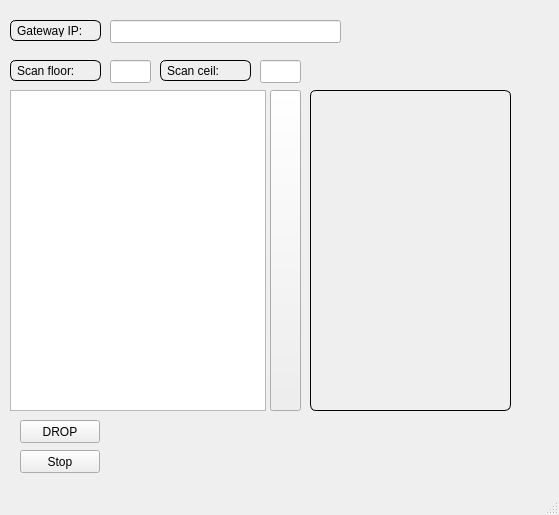
<?xml version="1.0" encoding="UTF-8"?>
<ui version="4.0">
 <class>MainWindow</class>
 <widget class="QMainWindow" name="MainWindow">
  <property name="geometry">
   <rect>
    <x>0</x>
    <y>0</y>
    <width>559</width>
    <height>515</height>
   </rect>
  </property>
  <property name="windowTitle">
   <string>MainWindow</string>
  </property>
  <property name="styleSheet">
   <string notr="true">QLabel {
	border: 1px solid black;
	border-radius: 6px;
	padding: 3px;
}</string>
  </property>
  <widget class="QWidget" name="centralwidget">
   <widget class="QLineEdit" name="gateway_edit">
    <property name="geometry">
     <rect>
      <x>110</x>
      <y>20</y>
      <width>231</width>
      <height>23</height>
     </rect>
    </property>
   </widget>
   <widget class="QLabel" name="label">
    <property name="geometry">
     <rect>
      <x>10</x>
      <y>20</y>
      <width>91</width>
      <height>21</height>
     </rect>
    </property>
    <property name="text">
     <string>Gateway IP:</string>
    </property>
   </widget>
   <widget class="QLineEdit" name="floor_edit">
    <property name="geometry">
     <rect>
      <x>110</x>
      <y>60</y>
      <width>41</width>
      <height>23</height>
     </rect>
    </property>
   </widget>
   <widget class="QLabel" name="label_2">
    <property name="geometry">
     <rect>
      <x>10</x>
      <y>60</y>
      <width>91</width>
      <height>21</height>
     </rect>
    </property>
    <property name="text">
     <string>Scan floor:</string>
    </property>
   </widget>
   <widget class="QLineEdit" name="ceil_edit">
    <property name="geometry">
     <rect>
      <x>260</x>
      <y>60</y>
      <width>41</width>
      <height>23</height>
     </rect>
    </property>
   </widget>
   <widget class="QLabel" name="label_3">
    <property name="geometry">
     <rect>
      <x>160</x>
      <y>60</y>
      <width>91</width>
      <height>21</height>
     </rect>
    </property>
    <property name="text">
     <string>Scan ceil:</string>
    </property>
   </widget>
   <widget class="QListView" name="victims_list">
    <property name="geometry">
     <rect>
      <x>10</x>
      <y>90</y>
      <width>256</width>
      <height>321</height>
     </rect>
    </property>
   </widget>
   <widget class="QPushButton" name="drop_button">
    <property name="geometry">
     <rect>
      <x>20</x>
      <y>420</y>
      <width>80</width>
      <height>23</height>
     </rect>
    </property>
    <property name="text">
     <string>DROP</string>
    </property>
   </widget>
   <widget class="QPushButton" name="scan_button">
    <property name="geometry">
     <rect>
      <x>270</x>
      <y>90</y>
      <width>31</width>
      <height>321</height>
     </rect>
    </property>
    <property name="text">
     <string/>
    </property>
   </widget>
   <widget class="QLabel" name="status_label">
    <property name="geometry">
     <rect>
      <x>310</x>
      <y>90</y>
      <width>201</width>
      <height>321</height>
     </rect>
    </property>
    <property name="text">
     <string/>
    </property>
    <property name="alignment">
     <set>Qt::AlignLeading|Qt::AlignLeft|Qt::AlignTop</set>
    </property>
   </widget>
   <widget class="QPushButton" name="stop_button">
    <property name="geometry">
     <rect>
      <x>20</x>
      <y>450</y>
      <width>80</width>
      <height>23</height>
     </rect>
    </property>
    <property name="text">
     <string>Stop</string>
    </property>
   </widget>
  </widget>
  <widget class="QStatusBar" name="statusbar"/>
 </widget>
 <resources/>
 <connections/>
</ui>
